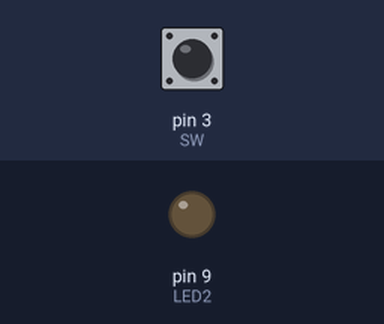
Bench run of a sketch on a simulated Arduino Uno, built with avr-gcc and run on an emulated ATmega328P. Shown: output pins drawn as LEDs (lit = HIGH). Dashed ring = blinking. Inputs (shaded band) come from the test bench; at power-on: pin 3 (SW) HIGH.

Above: at 1.2 s.
1.3 s: pin 3 (SW) pulled LOW for 0.15 s
At 2.1 s:
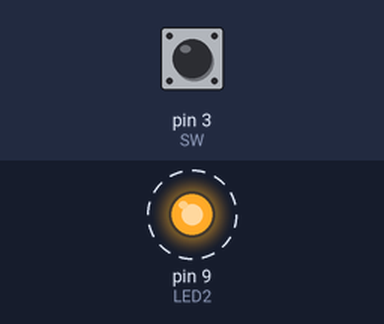
4.4 s: pin 3 (SW) pulled LOW for 3.2 s
At 11.4 s:
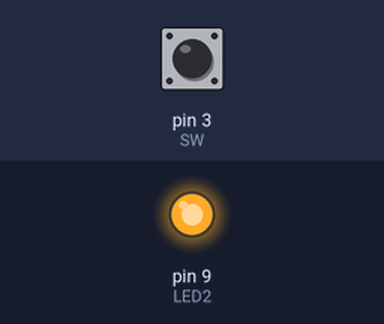
Timing chart, 0 to 12.9 s (numbered marks = the images above; inputs shaded):
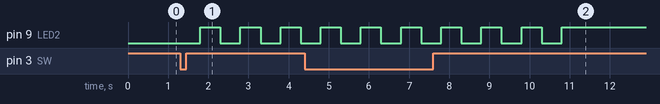

The sketch:

Ex3.ino
```cpp
// Blink a LED N times by pressing a switch

#define LED2   9
#define SW     3
#define N      5

boolean tog = false;
byte i = 0;

void setup() {
  pinMode(LED2,OUTPUT);
  pinMode(SW,INPUT);
}

void fBlink() {
  digitalWrite(LED2,LOW);
  delay(500);
  digitalWrite(LED2,HIGH);
  delay(500);
}

void loop() {

  if (digitalRead(SW) == LOW) {
    tog = true;
  }
  if (tog) {
    if (i<N) {
      i++;
      fBlink();
    } else {i=0;tog=false;}
  }
}
```

Measured:
- after the input at 1.3 s, pin 9 (LED2): alternates HIGH for 0.50 s and LOW for 0.50 s, starting after 0.50 s
